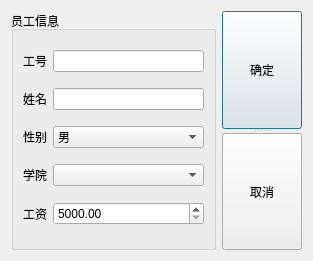
<?xml version="1.0" encoding="UTF-8"?>
<ui version="4.0">
 <class>DataDialog</class>
 <widget class="QDialog" name="DataDialog">
  <property name="geometry">
   <rect>
    <x>0</x>
    <y>0</y>
    <width>313</width>
    <height>261</height>
   </rect>
  </property>
  <property name="windowTitle">
   <string>Dialog</string>
  </property>
  <layout class="QHBoxLayout" name="horizontalLayout">
   <item>
    <widget class="QGroupBox" name="groupBox">
     <property name="title">
      <string>员工信息</string>
     </property>
     <layout class="QGridLayout" name="gridLayout">
      <item row="0" column="0">
       <widget class="QLabel" name="label">
        <property name="text">
         <string>工号</string>
        </property>
       </widget>
      </item>
      <item row="0" column="1">
       <widget class="QLineEdit" name="editEmpNo"/>
      </item>
      <item row="1" column="0">
       <widget class="QLabel" name="label_2">
        <property name="text">
         <string>姓名</string>
        </property>
       </widget>
      </item>
      <item row="1" column="1">
       <widget class="QLineEdit" name="editEmpName"/>
      </item>
      <item row="2" column="0">
       <widget class="QLabel" name="label_3">
        <property name="text">
         <string>性别</string>
        </property>
       </widget>
      </item>
      <item row="2" column="1">
       <widget class="QComboBox" name="cmbGedner">
        <item>
         <property name="text">
          <string>男</string>
         </property>
        </item>
        <item>
         <property name="text">
          <string>女</string>
         </property>
        </item>
       </widget>
      </item>
      <item row="3" column="0">
       <widget class="QLabel" name="label_4">
        <property name="text">
         <string>学院</string>
        </property>
       </widget>
      </item>
      <item row="3" column="1">
       <widget class="QComboBox" name="cmbDept"/>
      </item>
      <item row="4" column="0">
       <widget class="QLabel" name="label_5">
        <property name="text">
         <string>工资</string>
        </property>
       </widget>
      </item>
      <item row="4" column="1">
       <widget class="QDoubleSpinBox" name="dSpinBoxSalary">
        <property name="minimum">
         <double>5000.000000000000000</double>
        </property>
        <property name="maximum">
         <double>50000.000000000000000</double>
        </property>
        <property name="value">
         <double>5000.000000000000000</double>
        </property>
       </widget>
      </item>
     </layout>
    </widget>
   </item>
   <item>
    <widget class="QSplitter" name="splitter">
     <property name="orientation">
      <enum>Qt::Vertical</enum>
     </property>
     <widget class="QPushButton" name="btnOK">
      <property name="text">
       <string>确定</string>
      </property>
     </widget>
     <widget class="QPushButton" name="btnCancel">
      <property name="text">
       <string>取消</string>
      </property>
     </widget>
    </widget>
   </item>
  </layout>
 </widget>
 <resources/>
 <connections>
  <connection>
   <sender>btnOK</sender>
   <signal>clicked()</signal>
   <receiver>DataDialog</receiver>
   <slot>accept()</slot>
   <hints>
    <hint type="sourcelabel">
     <x>263</x>
     <y>20</y>
    </hint>
    <hint type="destinationlabel">
     <x>156</x>
     <y>130</y>
    </hint>
   </hints>
  </connection>
  <connection>
   <sender>btnCancel</sender>
   <signal>clicked()</signal>
   <receiver>DataDialog</receiver>
   <slot>reject()</slot>
   <hints>
    <hint type="sourcelabel">
     <x>263</x>
     <y>47</y>
    </hint>
    <hint type="destinationlabel">
     <x>156</x>
     <y>130</y>
    </hint>
   </hints>
  </connection>
 </connections>
</ui>
